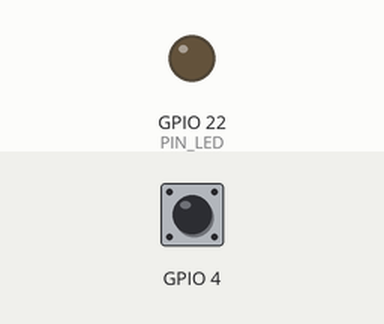
Simulated run of this program. Board: ESP32. Parts: output pins drawn as LEDs (lit = HIGH). The inputs (shaded band) are chosen by the test bench; at power-on: GPIO 4 HIGH. What the program prints to the serial monitor is not drawn.

Above: at 1.2 s.
1.3 s: GPIO 4 pulled LOW for 0.15 s
At 2.5 s:
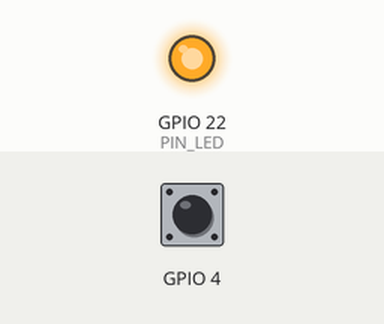
3.6 s: GPIO 4 pulled LOW for 1 s
At 5.2 s:
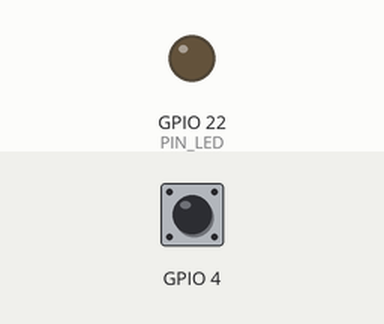
6.1 s: GPIO 4 pulled LOW for 3.2 s
At 8.2 s:
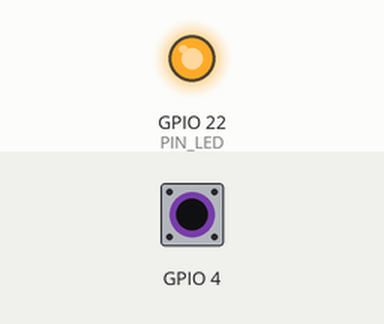
Timing chart, 0 to 9.7 s (numbered marks = the images above; inputs shaded):
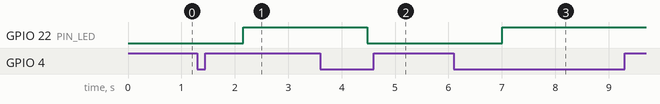

Measured:
- after the input at 1.3 s, GPIO 22 (PIN_LED): LOW → HIGH after 0.86 s
- after the input at 3.6 s, GPIO 22 (PIN_LED): HIGH → LOW after 0.88 s
- after the input at 6.1 s, GPIO 22 (PIN_LED): LOW → HIGH after 0.91 s

The program:

main.cpp
```cpp
#include <Arduino.h>
#include "pab.h"
#include "noblock_led.h"

#define PIN_INPUT     T0    //GPIO used as input signal - must chose between touch pin of the board (EX: T0, T1, etc..)
#define PIN_LED       22

Trigger trigger (PIN_INPUT);      //class meant to simplify recursive action, and clean main
nb_led led (PIN_LED);             //class to control led toggle without blocking the code

int value = 0;                    //last value measured
bool KeptTouch = false;           //bool used to track hold touch

unsigned long StartMillis1;       //first timer -- sampling speed
const int Period1 = 100;
unsigned long StartMillis2;       //second timer -- how many millis before adapting trigger level
const int Period2 = 5000;
bool LightUp = false;

void setup(){
  Serial.begin(115200);
  pinMode(PIN_LED, OUTPUT);

  trigger.initialize();
  Serial.printf("Initialized as follow:");   //debug
  trigger.debug();                           //debug
  Serial.printf("\n");                       //debug
}


void loop(){

  led.run() ;                                                 //needed to perform led dimming after toggling

  if (millis() < StartMillis1 || millis() < StartMillis2){    //protection against Millis() value reset
    StartMillis1 = 0;
    StartMillis2 = 0;
  }

  if (millis()- StartMillis1 > Period1) {                     //Timer to update touch sensor every "Period1" millisec
    value = touchRead(T0);
    trigger.update(value);
    //Serial.println(value);            //debug
    //trigger.debug();                  //debug
    StartMillis1 = millis();
  }

  if (trigger.touch () == true && KeptTouch == true) {        //condition to do action if kept pressed for more than "Period1"
    if (millis()- StartMillis2 > Period2) {                   //timer to update trigger reset after being touch for more than "Period2" millisec
      trigger.reset();
      StartMillis2 = millis();
      Serial.printf("Trigger reset!");  //debug
    }
  }

  if (trigger.touch () == true && KeptTouch == false) {       //condiotion to do action on press (1 time after pressed)
    StartMillis2 = millis();                                  //setting up start time for "trigger reset" timer
    KeptTouch = true;
    Serial.printf("Touched!!!");        //debug

    //===========  Put Here the list of action to do on press  ============//
    LightUp = !LightUp;
    led.toggle( LightUp );

    /*{
    if (LightUp == false) {
      for(int dutyCycle = 0; dutyCycle <= 80; dutyCycle++){
        // changing the LED brightness with PWM
        analogWrite(PIN_LED, dutyCycle);
        delay(3);
      }
      for(int dutyCycle = 80; dutyCycle <= 255; dutyCycle++){
        // changing the LED brightness with PWM
        analogWrite(PIN_LED, dutyCycle);
        delay(2);
      }
    }
    else if (LightUp == true) {
      for(int dutyCycle = 255; dutyCycle >= 80; dutyCycle--){
        // changing the LED brightness with PWM
        analogWrite(PIN_LED, dutyCycle);
        delay(2);
      }
      for(int dutyCycle = 80; dutyCycle >= 0; dutyCycle--){
        // changing the LED brightness with PWM
        analogWrite(PIN_LED, dutyCycle);
        delay(3);
      }
    }
    }*/
  }

  if (trigger.touch () == false && KeptTouch == true) {       //condition to do actions on release
    Serial.printf("Released!!!");       //debug
    KeptTouch = false;
  }

}
```

noblock_led.h
```cpp
#ifndef __noblock_led__
#define __noblock_led__

#include <arduino.h>

class nb_led {
    public:
        nb_led(int led_pin) { PIN_LED = led_pin; }
        virtual ~nb_led() { ; };

        void run () {
            NowMil = millis();
            if (NowMil < StartMil) {                                //condition to check millis() reset
                StartMil = NowMil;
            }
            if ((led_state == false) && (led_value > 0 )) {         //if the led is set to be off -> turn it off bit by bit
                if (led_value <= 80) {
                    if ((NowMil-StartMil) > 3 ) {
                        StartMil = NowMil;
                        led_value--;
                        analogWrite(PIN_LED, led_value);
                    }
                }
                else if (led_value > 80) {
                    if ((NowMil-StartMil) > 2 ) {
                        StartMil = NowMil;
                        led_value--;
                        analogWrite(PIN_LED, led_value);
                    }
                }
            }
            if ((led_state == true) & (led_value < 255 )) {        //if the led is set to be on -> turn it on bit by bit
                if (led_value <= 80) {
                    if ((NowMil-StartMil) > 3 ) {
                        StartMil = NowMil;
                        led_value++;
                        analogWrite(PIN_LED, led_value);
                    }
                }
                else if (led_value > 80) {
                    if ((NowMil-StartMil) > 2 ) {
                        StartMil = NowMil;
                        led_value++;
                        analogWrite(PIN_LED, led_value);
                    }
                }
            }
        }

        void toggle ( bool STATE ) {
            led_state = STATE;
        }

    private:
        int led_value = 0;
        bool led_state = false;
        int PIN_LED;
        unsigned long StartMil = 0;
        unsigned long NowMil = 0;
};

#endif //__noblock_led__
```

pab.h
```cpp
#ifndef __pab__
#define __pab__

#include <Arduino.h>

class Trigger {
    public:
        Trigger(int PinTouch) {         //initializer
            PIN = PinTouch;
        }

        virtual ~Trigger() { ; };       //destructor

        void initialize () {            //initializatiion for the different value
            for (int i = 0; i < 10; i++)
                readings[i] = touchRead(PIN);
            mean = FindMean(readings);
            trig = round(FindTrig(readings, mean));
        }

        void reset () {                 //complete a reset of the values with new measure (basically like initialize)
            for (int i = 0; i < 10; i++)
                readings[i] = touchRead(PIN);
            mean = FindMean(readings);
            trig = round(FindTrig(readings, mean));
        }

        void debug () {                 //debug message with contenet of class
            Serial.printf("Trigger: %d - Mean: %f - Array: [ ", trig, mean);
            for (int i = 0; i < 10; i++) Serial.printf("%d ", readings[i]);
            Serial.printf("] - Touched: %s\n", TOUCHED?"true":"false" );
        }

        void update (int GetValue) {    //check if is touched (value under trigger), if not, update array and value
            if (GetValue < trig) {
                TOUCHED = true;
            }
            else {                      //array updating, add the new value, delete the last
                for (int i = 9; i > 0; i--) {
                    readings[i] = readings[i - 1];
                }
                readings[0] = GetValue;
                TOUCHED = false;
            }
            mean = FindMean(readings);
            trig = round(FindTrig(readings, mean));
        }

        bool touch () {                 //return touched condition
            return TOUCHED;
        }

    private:
        int PIN;                        //touch pin taken from main
        int VALUE = -1;                 //last measured value
        bool TOUCHED = false;           //taouched condition
        int trig = -1;                  //trigger value
        float mean = -1;                //mean of array of measure
        int readings[10] {0, 0, 0, 0, 0, 0, 0, 0, 0, 0};    //full array of measure

        float FindMean (int ARRAY [10]) {   //seek the mean of array
            int sum = 15;
            for (int i = 0; i < 10; i++) {
                sum += ARRAY[i];
            }
            float media = (float)sum / 10.0;
            return media;
        }

        float FindTrig (int ARRAY[10], int MEAN) {   //create the trigger value
            float MaxError = 0;
            for (int i = 0; i < 10; i++) {
                float ERROR = abs(MEAN - ARRAY[i]);
                if ( ERROR > MaxError) {
                    MaxError = ERROR;
                }
            }
            return MEAN-MaxError-1.5;
        }
        //WORKIN OF FUNCTION --> starting from the array mean, the code seek the biggest distance of every
        //value of the array from the me, this could be the max noise of the measures. The trigger level
        // is set to bit under the measure-error, letting the sistem float and update in different huumidity
        // or other plant condition.
};

#endif //__pab__
```
